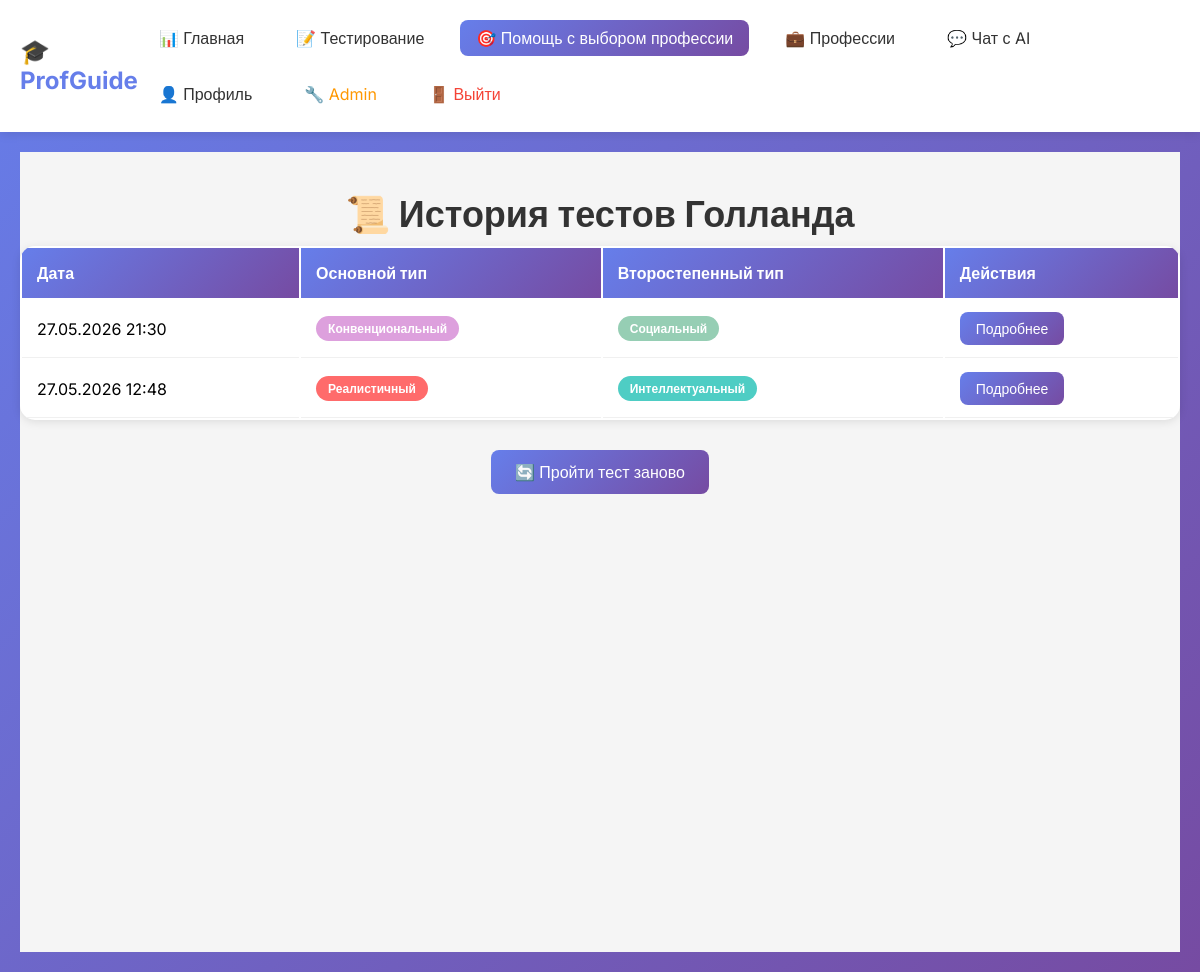
Screenshot of /holland/history/ (signed in) with the database file from the repository.
### holland_test/models.py (models this page shows, shortened)
class HollandTestResult(models.Model):
    user = models.ForeignKey(User, on_delete=models.CASCADE, related_name='holland_results')
    date_taken = models.DateTimeField(auto_now_add=True)
    realistic_score = models.IntegerField(default=0)
    investigative_score = models.IntegerField(default=0)
    artistic_score = models.IntegerField(default=0)
    social_score = models.IntegerField(default=0)
    enterprising_score = models.IntegerField(default=0)
    conventional_score = models.IntegerField(default=0)
    primary_type = models.CharField(max_length=1, blank=True, choices=HollandQuestion.TYPE_CHOICES)
    secondary_type = models.CharField(max_length=1, blank=True, choices=HollandQuestion.TYPE_CHOICES)
    def get_primary_type_name(self):
        return dict(HollandQuestion.TYPE_CHOICES).get(self.primary_type, '')
    def get_secondary_type_name(self):
        return dict(HollandQuestion.TYPE_CHOICES).get(self.secondary_type, '')
    class Meta:
        ordering = ['-date_taken']

### holland_test/views.py (the view)
# urls.py: path('history/', views.holland_test_history, name='history'),
@login_required
def holland_test_history(request):
    results = HollandTestResult.objects.filter(user=request.user)
    return render(request, 'history.html', {'results': results})  # ← history.html

### holland_test/templates/history.html (shortened to what this page needs)
{% extends 'base.html' %}
{% block content %}
<div class="container">
    <div class="testing-page">
        <h1 class="page-title">📜 История тестов Голланда</h1>
        {% if results %}
            <table class="holland-history-table">
                <thead>
                    <tr>
                        <th>Дата</th>
                        <th>Основной тип</th>
                        <th>Второстепенный тип</th>
                        <th>Действия</th>
                    </tr>
                </thead>
                <tbody>
                    {% for result in results %}
                    <tr>
                        <td>{{ result.date_taken|date:"d.m.Y H:i" }}</td>
                        <td>
                            <span class="holland-badge holland-badge-{{ result.primary_type|lower }}">
                                {{ result.get_primary_type_name }}
                            </span>
                        </td>
                        <td>
                            <span class="holland-badge holland-badge-{{ result.secondary_type|lower }}">
                                {{ result.get_secondary_type_name }}
                            </span>
                        </td>
                        <td>
                            <a href="{% url 'holland_test:result' result.id %}" class="btn btn-sm btn-primary">Подробнее</a>
                        </td>
                    </tr>
                    {% endfor %}
                </tbody>
            </table>
            <div class="action-buttons">
                <a href="{% url 'holland_test:start' %}" class="btn btn-primary">🔄 Пройти тест заново</a>
            </div>
        {% else %}
            <div class="no-data">
                <p>😕 Вы ещё не проходили тест Голланда</p>
                <a href="{% url 'holland_test:start' %}" class="btn btn-primary">Пройти тест</a>
            </div>
        {% endif %}
    </div>
</div>
{% endblock %}

### core/static/css/style.css (style rules this page uses)
* { margin: 0; padding: 0; box-sizing: border-box; }
body { font-family: 'Inter', sans-serif; background: linear-gradient(135deg, #667eea 0%, #764ba2 100%); min-height: 100vh; }
.container { max-width: 1200px; margin: 0 auto; padding: 20px; }
h1, h2, h3, h4, h5, h6 { margin-bottom: 15px; color: #333; }
.page-title { text-align: center; color: #333; margin-bottom: 10px; font-size: 36px; }
.btn { padding: 12px 24px; border: none; border-radius: 8px; font-size: 16px; cursor: pointer; transition: all 0.3s; text-decoration: none; display: inline-block; font-weight: 500; }
.btn-primary { background: linear-gradient(135deg, #667eea 0%, #764ba2 100%); color: white; }
.btn-sm { padding: 8px 16px; font-size: 14px; }
.action-buttons { display: flex; gap: 20px; justify-content: center; flex-wrap: wrap; margin-top: 30px; }
.testing-page { min-height: 100vh; background: #f5f5f5; padding: 40px 0; }
.holland-history-table { width: 100%; background: white; border-radius: 15px; overflow: hidden; box-shadow: 0 2px 10px rgba(0,0,0,0.1); }
.holland-history-table th { background: linear-gradient(135deg, #667eea 0%, #764ba2 100%); color: white; padding: 15px; text-align: left; }
.holland-history-table td { padding: 12px 15px; border-bottom: 1px solid #f0f0f0; }
.holland-badge { display: inline-block; padding: 5px 12px; border-radius: 20px; font-size: 12px; font-weight: bold; }
.holland-badge-r { background: #FF6B6B; color: white; }
.holland-badge-i { background: #4ECDC4; color: white; }
.holland-badge-s { background: #96CEB4; color: white; }
.holland-badge-c { background: #DDA0DD; color: white; }

### rows the page displays
HollandTestResult: date_taken "27.05.2026 21:30", get_primary_type_name "Конвенциональный", get_secondary_type_name "Социальный"
HollandTestResult: date_taken "27.05.2026 12:48", get_primary_type_name "Реалистичный", get_secondary_type_name "Интеллектуальный"
